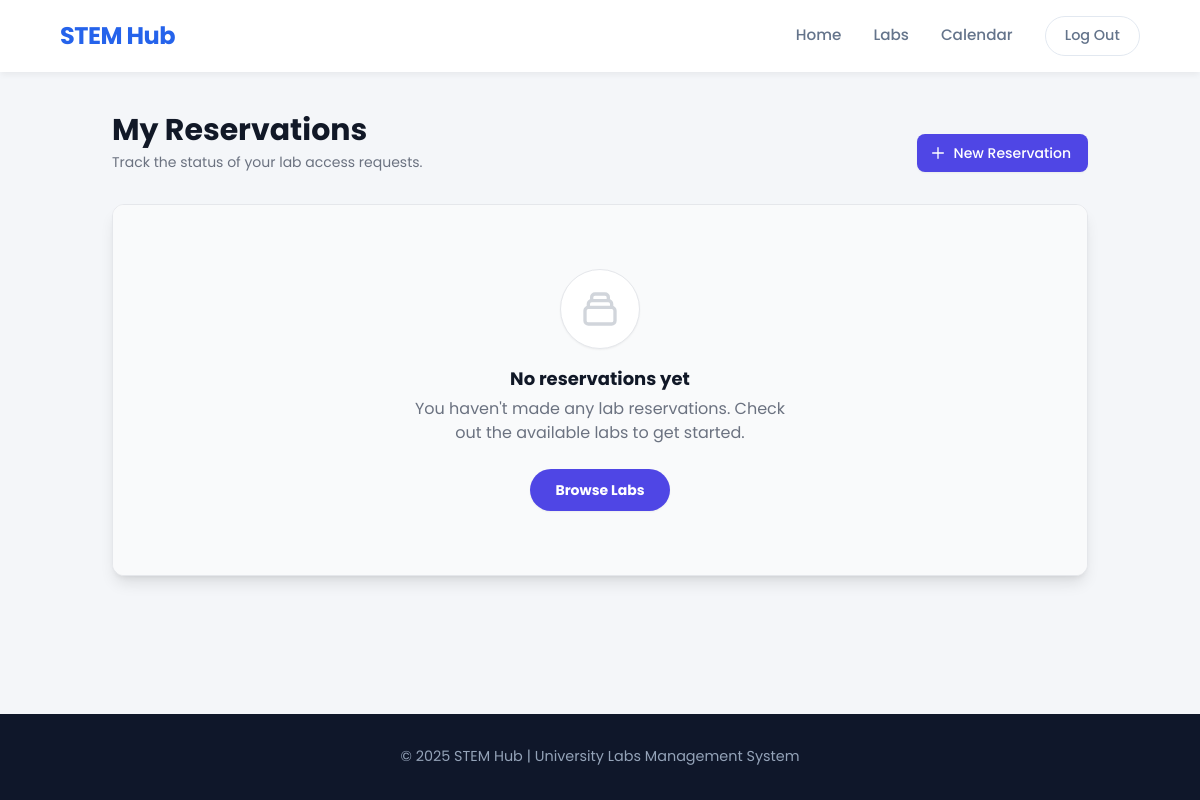
Before: /reservations/my-reservations/ (signed in) with the older database file.
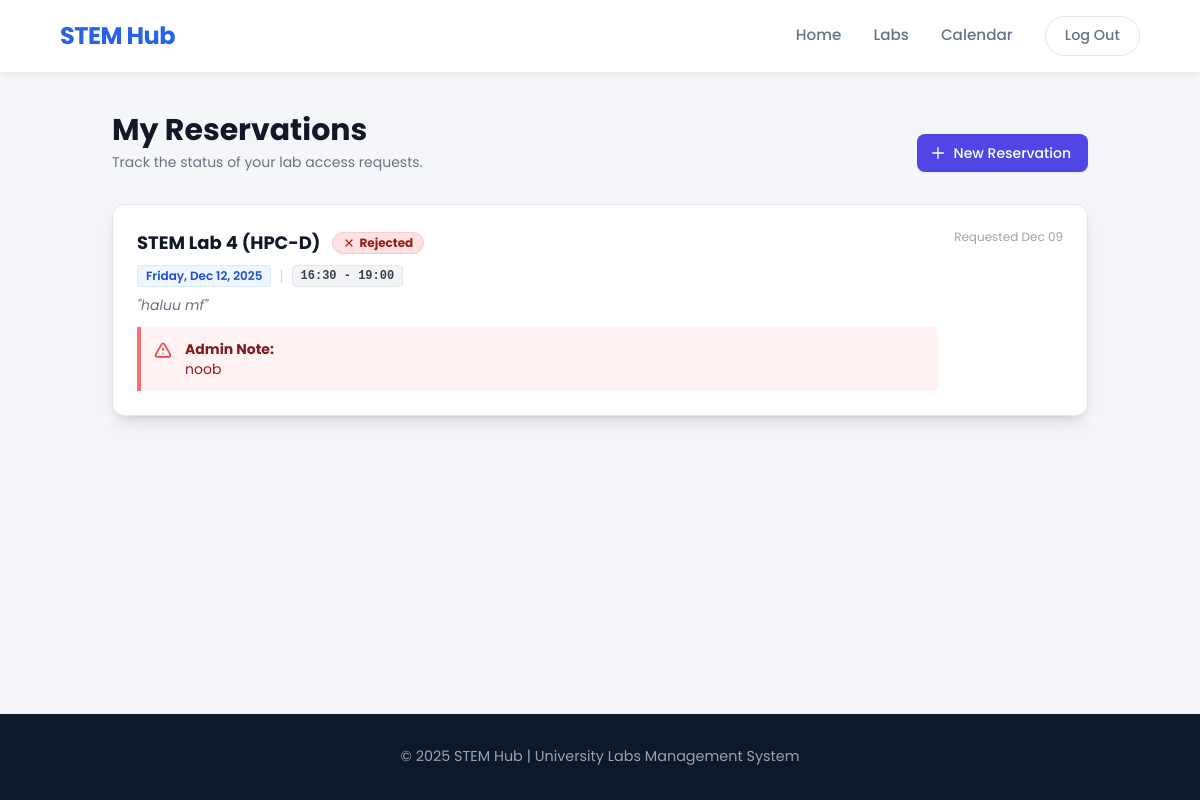
After: the same page with the newer database file.
### reservations/models.py (models this page shows, shortened)
class Reservation(models.Model):
    STATUS_CHOICES = [
        ('PENDING', 'Pending Approval'),
        ('CONFIRMED', 'Confirmed'),
        ('REJECTED', 'Rejected'),
    ]
    user = models.ForeignKey(User, on_delete=models.CASCADE)
    lab = models.ForeignKey(Lab, on_delete=models.CASCADE)
    date = models.DateField()
    start_time = models.TimeField()
    end_time = models.TimeField()
    purpose = models.TextField(help_text="Reason for booking (e.g., Thesis Research, Class Project)")
    rejection_reason = models.TextField(blank=True, null=True, help_text="Reason why the admin rejected this request")
    status = models.CharField(max_length=10, choices=STATUS_CHOICES, default='PENDING')
    created_at = models.DateTimeField(auto_now_add=True)

### labs/models.py (models this page shows, shortened)
class Lab(models.Model):
    name = models.CharField(max_length=200)
    slug = models.SlugField(unique=True)
    capacity = models.PositiveIntegerField()
    description = models.TextField()
    map_svg_id = models.CharField(max_length=50, unique=True, help_text="Matches ID in Figma SVG")
    is_active = models.BooleanField(default=True)

### reservations/views.py (the view)
# urls.py: path('my-reservations/', views.my_reservations, name='my_reservations'),
@login_required
def my_reservations(request):
    reservations = Reservation.objects.filter(user=request.user).order_by('-date', '-start_time')
    return render(request, 'reservations/my_reservations.html', {'reservations': reservations})

### CORE/templates/reservations/my_reservations.html (shortened to what the changed rows need)
{% load static %}
<!DOCTYPE html>
<html lang="en">
<head>
    <script src="https://cdn.tailwindcss.com"></script>
</head>
<body>
    <header>
        <h1>STEM Hub</h1>
    </header>
    <main class="max-w-5xl mx-auto w-full px-6 py-10">
        <div class="flex flex-col sm:flex-row justify-between items-start sm:items-end mb-8 gap-4">
            <div>
                <h1 class="text-3xl font-bold text-gray-900">My Reservations</h1>
            </div>
        </div>
        <div class="bg-white shadow-lg overflow-hidden rounded-xl border border-gray-200">
            {% if reservations %}
            <ul class="divide-y divide-gray-100">
                {% for res in reservations %}
                <li class="p-6 hover:bg-gray-50 transition duration-150">
                    <div class="flex flex-col md:flex-row justify-between md:items-start gap-4">
                        <div class="flex-grow">
                            <div class="flex items-center gap-3 mb-2 flex-wrap">
                                <h3 class="text-lg font-bold text-gray-900">{{ res.lab.name }}</h3>
                                {% if res.status == 'CONFIRMED' %}
                                    <span class="inline-flex items-center px-2.5 py-0.5 rounded-full text-xs font-bold bg-green-100 text-green-800 border border-green-200">
                                        <svg class="w-3 h-3 mr-1" fill="currentColor" viewBox="0 0 20 20"><path fill-rule="evenodd" d="M16.707 5.293a1 1 0 010 1.414l-8 8a1 1 0 01-1.414 0l-4-4a1 1 0 011.414-1.414L8 12.586l7.293-7.293a1 1 0 011.414 0z" clip-rule="evenodd"></path></svg>
                                        Approved
                                    </span>
                                {% elif res.status == 'REJECTED' %}
                                    <span class="inline-flex items-center px-2.5 py-0.5 rounded-full text-xs font-bold bg-red-100 text-red-800 border border-red-200">
                                        Rejected
                                    </span>
                                {% endif %}
                            </div>
                            <div class="text-sm text-gray-600 flex items-center gap-2 mb-2">
                                <span class="bg-blue-50 text-blue-700 px-2 py-0.5 rounded text-xs font-semibold border border-blue-100">
                                    {{ res.date|date:"l, M d, Y" }}
                                </span>
                                <span class="text-gray-300">|</span>
                                <span class="bg-gray-100 text-gray-700 px-2 py-0.5 rounded text-xs font-semibold border border-gray-200 font-mono">
                                    {{ res.start_time|time:"H:i" }} - {{ res.end_time|time:"H:i" }}
                                </span>
                            </div>
                            <p class="text-sm text-gray-500 italic">"{{ res.purpose }}"</p>
                            {% if res.status == 'REJECTED' and res.rejection_reason %}
                            <div class="mt-3 bg-red-50 border-l-4 border-red-400 p-3 rounded-r-md text-sm text-red-800 flex items-start gap-3">
                                <div>
                                    <span class="font-bold block text-red-900">Admin Note:</span>
                                    {{ res.rejection_reason }}
                                </div>
                            </div>
                            {% endif %}
                        </div>
                        <div class="text-xs text-gray-400 whitespace-nowrap mt-2 md:mt-0">
                            Requested {{ res.created_at|date:"M d" }}
                        </div>
                    </div>
                </li>
                {% endfor %}
            </ul>
            {% else %}
            <div class="py-16 text-center bg-gray-50">
                <div class="bg-white border border-gray-200 w-20 h-20 rounded-full flex items-center justify-center mx-auto mb-4 shadow-sm">
                </div>
                <h3 class="text-lg font-bold text-gray-900">No reservations yet</h3>
                <p class="text-gray-500 mt-1 max-w-sm mx-auto">You haven't made any lab reservations. Check out the available labs to get started.</p>
                <div class="mt-6">
                    <a href="{% url 'labs:index' %}" class="inline-flex items-center px-6 py-2.5 border border-transparent shadow-sm text-sm font-bold rounded-full text-white bg-indigo-600 hover:bg-indigo-700 transition transform hover:-translate-y-0.5">
                        Browse Labs
                    </a>
                </div>
            </div>
            {% endif %}
        </div>
    </main>
</body>
</html>

Changed rows visible on the page:
added Reservation: lab.name "STEM Lab 4 (HPC-D)", status "REJECTED" (drawn), date "Friday, Dec 12, 2025", start_time "16:30", end_time "19:00", purpose "haluu mf", rejection_reason "noob", created_at "Dec 09"
Other visible differences:
text no longer shown: "No reservations yet You haven't made any lab reservations. Check out the available labs to get started. Browse Labs"
